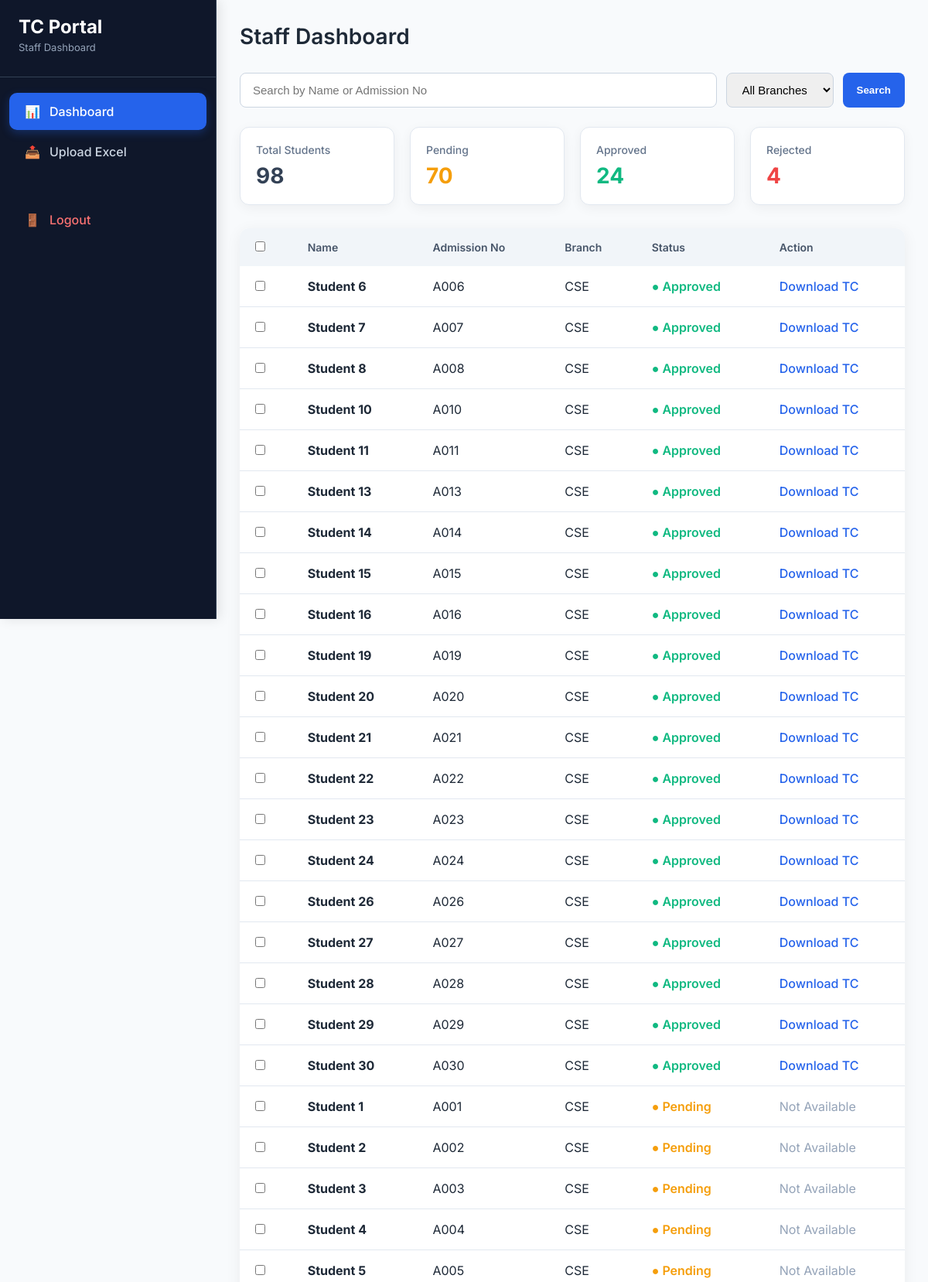
Page /staff_dashboard/ (signed in, upper part) on the committed database.
### tc_app/models.py (models this page shows, shortened)
class Student(models.Model):
    user = models.ForeignKey(settings.AUTH_USER_MODEL, on_delete=models.CASCADE,null=True,blank=True)
    STATUS_CHOICES = (
        ('pending', 'Pending'),
        ('approved', 'Approved'),
        ('rejected', 'Rejected'),
    )
    status = models.CharField(max_length=10, choices=STATUS_CHOICES, default='pending')
    serial_no = models.CharField(max_length=20)
    admission_no = models.CharField(max_length=20)
    name = models.CharField(max_length=100)
    father_name = models.CharField(max_length=100)
    nationality = models.CharField(max_length=50)
    religion_caste = models.CharField(max_length=100)
    community = models.CharField(max_length=20)
    sex = models.CharField(max_length=10)
    dob = models.CharField(max_length=50)
    admission_date = models.CharField(max_length=50)
    identification_mark1 = models.CharField(max_length=100)
    identification_mark2 = models.CharField(max_length=100)
    branch_sem = models.CharField(max_length=100)
    promotion = models.CharField(max_length=50)
    fees_paid = models.CharField(max_length=50)
    scholarship = models.CharField(max_length=50)
    medium = models.CharField(max_length=50)
    conduct = models.CharField(max_length=50)
    tc_issue_date = models.CharField(max_length=50)
    leaving_date = models.CharField(max_length=50)
    declaration_date = models.CharField(max_length=50)

### tc_app/views.py (the view)
# urls.py: path('staff_dashboard/', views.staff_dashboard,name='staff_dashboard'),
@login_required
def staff_dashboard(request):
    if request.user.role == 'user':
        return HttpResponse("Unauthorized", status=403)
    query = request.GET.get('q')
    branch = request.GET.get('branch')
    students = Student.objects.all()
    if query:
        students = students.filter(
            Q(name__icontains=query) |
            Q(admission_no__icontains=query)
        )
    if branch:
        students = students.filter(branch_sem=branch)
    total = students.count()
    pending = students.filter(status='pending').count()
    approved = students.filter(status='approved').count()
    rejected = students.filter(status='rejected').count()
    branches = Student.objects.values_list('branch_sem', flat=True).distinct()
    return render(request, "staff_dashboard.html", {
        "students": students,
        "branches": branches,
        "total": total,
        "pending": pending,
        "approved": approved,
        "rejected": rejected,
    })

### tc_app/templates/staff_dashboard.html (shortened to what this page needs)
<!DOCTYPE html>
{% load static %}
<html lang="en">
<head>
</head>
<body>
    <div class="sidebar">
        <div class="sidebar-header">
            <h2>TC Portal</h2>
            <p>Staff Dashboard</p>
        </div>
        <ul class="nav-menu">
            <li class="nav-item">
                <a href="#" class="nav-link active">
                    <span>📊</span> Dashboard
                </a>
            </li>
            <li class="nav-item">
                <a href="{% url 'upload_excel' %}" class="nav-link">
                    <span>📤</span> Upload Excel
                </a>
            </li>
            <li class="nav-item" style="margin-top: 40px;">
                <a href="{% url 'logout' %}" class="nav-link" style="color: #f87171;">
                    <span>🚪</span> Logout
                </a>
            </li>
        </ul>
    </div>
    <div class="main-content">
        <div class="header">
            <h1>Staff Dashboard</h1>
        </div>
        <form method="GET" class="search-filter">
            <input type="text" name="q" placeholder="Search by Name or Admission No" style="flex: 1; min-width: 300px;">
            <select name="branch">
                <option value="">All Branches</option>
            </select>
            <button type="submit" class="btn btn-primary">Search</button>
        </form>
        <div class="status-container">
            <div class="status-card">
                <h3>Total Students</h3>
                <div class="number" style="color: #334155;">{{ total }}</div>
            </div>
            <div class="status-card">
                <h3>Pending</h3>
                <div class="number" style="color: var(--warning);">{{ pending }}</div>
            </div>
            <div class="status-card">
                <h3>Approved</h3>
                <div class="number" style="color: var(--success);">{{ approved }}</div>
            </div>
            <div class="status-card">
                <h3>Rejected</h3>
                <div class="number" style="color: var(--danger);">{{ rejected }}</div>
            </div>
        </div>
        <div class="table-container">
            <form method="POST" action="/bulk-tc/">
                <table>
                    <thead>
                        <tr>
                            <th><input type="checkbox" onclick="selectAll(this)"></th>
                            <th>Name</th>
                            <th>Admission No</th>
                            <th>Branch</th>
                            <th>Status</th>
                            <th>Action</th>
                        </tr>
                    </thead>
                    <tbody>
                        {% for student in students %}
                        <tr>
                            <td><input type="checkbox" name="student_ids" value="{{ student.id }}"></td>
                            <td><strong>{{ student.name }}</strong></td>
                            <td>{{ student.admission_no }}</td>
                            <td>{{ student.branch_sem }}</td>
                            <td>
                                {% if student.status == 'pending' %}
                                    <span style="color: var(--warning); font-weight: 600;">● Pending</span>
                                {% elif student.status == 'approved' %}
                                    <span style="color: var(--success); font-weight: 600;">● Approved</span>
                                {% else %}
                                    <span style="color: var(--danger); font-weight: 600;">● Rejected</span>
                                {% endif %}
                            </td>
                            <td>
                                {% if student.status == 'approved' %}
                                    <a href="/generate_tc/{{ student.id }}/" class="download-btn">Download TC</a>
                                {% else %}
                                    <span style="color: #94a3b8;">Not Available</span>
                                {% endif %}
                            </td>
                        </tr>
                        {% endfor %}
                    </tbody>
                </table>
            </form>
        </div>
    </div>
</body>
</html>

### tc_app/templates/staff_dashboard.html (style rules this page uses)
:root { --primary: #2563eb; --primary-dark: #1e40af; --sidebar-bg: #0f172a; --card-bg: #ffffff; --text-light: #f1f5f9; --text-dark: #1e2937; --success: #10b981; --warning: #f59e0b; --danger: #ef4444; }
* { margin: 0; padding: 0; box-sizing: border-box; }
body { font-family: 'Inter', sans-serif; background: #f8fafc; color: var(--text-dark); display: flex; min-height: 100vh; }
.sidebar { width: 280px; background: var(--sidebar-bg); color: var(--text-light); padding: 20px 0; position: fixed; height: 100vh; border-right: 1px solid #334155; box-shadow: 4px 0 15px rgba(0, 0, 0, 0.1); }
.sidebar-header { padding: 0 24px 30px 24px; border-bottom: 1px solid #334155; margin-bottom: 20px; }
.sidebar-header h2 { font-size: 24px; font-weight: 700; color: white; }
.sidebar-header p { font-size: 13px; color: #94a3b8; margin-top: 4px; }
.nav-menu { list-style: none; }
.nav-item { margin: 4px 12px; }
.nav-link { display: flex; align-items: center; gap: 12px; padding: 14px 20px; color: #cbd5e1; text-decoration: none; border-radius: 10px; font-weight: 500; transition: all 0.3s ease; }
.nav-link.active { background: var(--primary); color: white; box-shadow: 0 4px 12px rgba(37, 99, 235, 0.3); }
.main-content { margin-left: 280px; flex: 1; padding: 30px; }
.header { display: flex; justify-content: space-between; align-items: center; margin-bottom: 30px; }
.header h1 { font-size: 28px; font-weight: 600; color: #1e2937; }
.status-container { display: flex; gap: 20px; margin-bottom: 30px; }
.status-card { flex: 1; background: white; padding: 20px; border-radius: 12px; box-shadow: 0 4px 15px rgba(0, 0, 0, 0.05); border: 1px solid #e2e8f0; }
.status-card h3 { font-size: 14px; font-weight: 500; color: #64748b; margin-bottom: 8px; }
.status-card .number { font-size: 28px; font-weight: 700; }
.table-container { background: white; border-radius: 12px; box-shadow: 0 4px 20px rgba(0, 0, 0, 0.06); overflow: hidden; }
table { width: 100%; border-collapse: collapse; }
th, td { padding: 16px 20px; text-align: left; }
th { background: #f1f5f9; font-weight: 600; color: #475569; font-size: 14px; }
td { border-bottom: 1px solid #e2e8f0; }
.btn { padding: 10px 18px; border: none; border-radius: 8px; font-weight: 600; cursor: pointer; transition: all 0.3s; }
.btn-primary { background: var(--primary); color: white; }
.download-btn { color: var(--primary); text-decoration: none; font-weight: 500; }
.search-filter { display: flex; gap: 12px; margin-bottom: 25px; flex-wrap: wrap; }
input[type="text"], select { padding: 12px 16px; border: 1px solid #cbd5e1; border-radius: 8px; font-size: 15px; }

### rows in the picture
Student: name "Student 6", admission_no "A006", branch_sem "CSE", status "● Approved"
Student: name "Student 7", admission_no "A007", branch_sem "CSE", status "● Approved"
Student: name "Student 8", admission_no "A008", branch_sem "CSE", status "● Approved"
Student: name "Student 10", admission_no "A010", branch_sem "CSE", status "● Approved"
Student: name "Student 11", admission_no "A011", branch_sem "CSE", status "● Approved"
Student: name "Student 13", admission_no "A013", branch_sem "CSE", status "● Approved"
Student: name "Student 14", admission_no "A014", branch_sem "CSE", status "● Approved"
Student: name "Student 15", admission_no "A015", branch_sem "CSE", status "● Approved"
Student: name "Student 16", admission_no "A016", branch_sem "CSE", status "● Approved"
Student: name "Student 19", admission_no "A019", branch_sem "CSE", status "● Approved"
Student: name "Student 20", admission_no "A020", branch_sem "CSE", status "● Approved"
Student: name "Student 21", admission_no "A021", branch_sem "CSE", status "● Approved"
Student: name "Student 22", admission_no "A022", branch_sem "CSE", status "● Approved"
Student: name "Student 23", admission_no "A023", branch_sem "CSE", status "● Approved"
Student: name "Student 24", admission_no "A024", branch_sem "CSE", status "● Approved"
Student: name "Student 26", admission_no "A026", branch_sem "CSE", status "● Approved"
Student: name "Student 27", admission_no "A027", branch_sem "CSE", status "● Approved"
Student: name "Student 28", admission_no "A028", branch_sem "CSE", status "● Approved"
Student: name "Student 29", admission_no "A029", branch_sem "CSE", status "● Approved"
Student: name "Student 30", admission_no "A030", branch_sem "CSE", status "● Approved"
Student: name "Student 1", admission_no "A001", branch_sem "CSE", status "● Pending"
Student: name "Student 2", admission_no "A002", branch_sem "CSE", status "● Pending"
Student: name "Student 3", admission_no "A003", branch_sem "CSE", status "● Pending"
Student: name "Student 4", admission_no "A004", branch_sem "CSE", status "● Pending"
Student: name "Student 5", admission_no "A005", branch_sem "CSE", status "● Pending"

### other values in the picture
{{ total }} "98"
{{ pending }} "70"
{{ approved }} "24"
{{ rejected }} "4"
